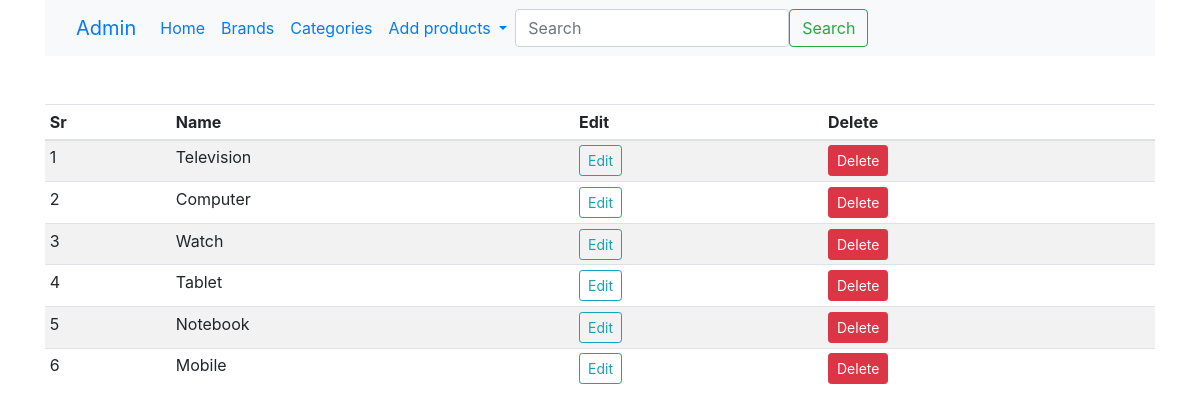
/category (signed in), run on the app's committed database.
### shop/products/models.py (models this page shows)
class Category(db.Model):
    id = db.Column(db.Integer, primary_key=True)
    name = db.Column(db.String(30), unique=True, nullable=False)

### shop/admin/routes.py (the view)
@app.route('/category')
def category():
    if 'email' not in session:
        flash(f'Please login first', 'danger')
        return redirect(url_for('login'))
    categories = Category().query.order_by(Category.id.desc()).all()
    return render_template('admin/brand.html', title='Category page', categories=categories)

### shop/templates/admin/brand.html (shortened to what this page needs)
{% extends 'layout.html' %}
{% block content %}
<div class="container">
    <nav class="navbar navbar-expand-lg bg-light">
        <div class="container-fluid">
          <a class="navbar-brand" href="{{url_for('admin')}}">Admin</a>
          <div class="collapse navbar-collapse" id="navbarSupportedContent">
            <ul class="navbar-nav me-auto mb-2 mb-lg-0">
              <li class="nav-item">
                <a class="nav-link active" aria-current="page" href="{{url_for('admin')}}">Home</a>
              </li>
              <li class="nav-item">
                <a class="nav-link" href="{{url_for('brands')}}">Brands</a>
              </li>
              <li class="nav-item">
                <a class="nav-link" href="{{url_for('category')}}">Categories</a>
              </li>
              <li class="nav-item dropdown">
                <a class="nav-link dropdown-toggle" href="#" id="navbarDropdownMenuLink" role="button" data-toggle="dropdown" aria-haspopup="true" aria-expanded="false">
                  Add products
                </a>
              </li>
            </ul>
            <form class="d-flex" role="search">
              <input class="form-control me-2" type="search" placeholder="Search" aria-label="Search">
              <button class="btn btn-outline-success" type="submit">Search</button>
            </form>
          </div>
        </div>
      </nav>
</div>
<div class="container mt-5">
    <table class="table table-sm table-condensed table-striped table-hover">
        <thead>
            <th>Sr</th>
            <th>Name</th>
            <th>Edit</th>
            <th>Delete</th>
        </thead>
        <tbody>
            {% if brands %}
            {% for brand in brands %}
            <tr>
                <td>{{loop.index}}</td>
                <td>{{brand.name}}</td>
                <td><a href="{{url_for('updatebrand', id=brand.id)}}" class="btn btn-sm btn-outline-info"> Edit</a></td>
                <td><button type="button" class="btn btn-danger btn-sm" data-toggle="modal" data-target="#exampleModal-{{brand.id}}">
                  Delete
                </button></td>
            </tr>
 <div class="modal fade" id="exampleModal-{{brand.id}}" tabindex="-1" role="dialog" aria-labelledby="exampleModalLabel" aria-hidden="true">
  <div class="modal-dialog" role="document">
    <div class="modal-content">
      <div class="modal-header">
        <h5 class="modal-title" id="exampleModalLabel">{{ brand.name }}</h5>
        <button type="button" class="close" data-dismiss="modal" aria-label="Close">
          <span aria-hidden="true">&times;</span>
        </button>
      </div>
      <div class="modal-body">
        <p class="text-danger">Are you Sure that you want to delete this brand ({{ brand.name }}) </p>
       </div>
       <div class="modal-footer">
        <button type="button" class="btn btn-secondary" data-dismiss="modal">Cancel</button>
        <form action="{{url_for('deletebrand',id=brand.id)}}" method="post">
          <button type="submit" class="btn btn-danger">Delete</button>
        </form>
      </div>
    </div>
  </div>
</div>
            {% endfor %}
            {% else %}
            {% for category in categories %}
            <tr>
                <td>{{loop.index}}</td>
                <td>{{category.name}}</td>
                <td><a href="{{url_for('updatecat', id=category.id)}}" class="btn btn-sm btn-outline-info"> Edit</a></td>
                <td><button type="button" class="btn btn-danger btn-sm" data-toggle="modal" data-target="#exampleModal-{{category.id}}">
                  Delete
                </button></td>
            </tr>
            {% endfor %}
            {% endif %}
        </tbody>
    </table>
</div>
{% endblock content %}

### data on the page
Category: name "Television"
Category: name "Computer"
Category: name "Watch"
Category: name "Tablet"
Category: name "Notebook"
Category: name "Mobile"
